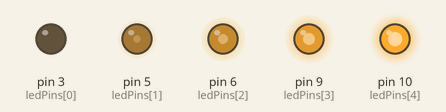
Bench run of a sketch on a simulated Arduino Uno, built with avr-gcc and run on an emulated ATmega328P. Shown: output pins drawn as LEDs (lit = HIGH).

Above: at 0.1 s.
Timing chart, 0 to 1.6 s (numbered marks = the images above):
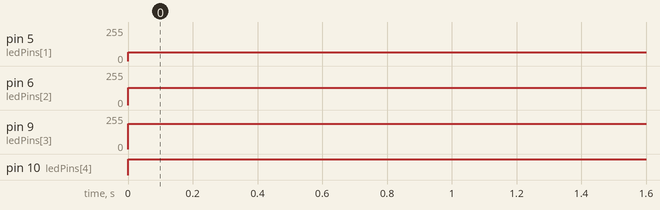

Measured:
- by itself, pin 5 (ledPins[1]): 0/255 → 64/255 at 0.00 s
- by itself, pin 6 (ledPins[2]): 0/255 → 128/255 at 0.00 s
- by itself, pin 9 (ledPins[3]): 0/255 → 191/255 at 0.00 s
- by itself, pin 10 (ledPins[4]): LOW → HIGH at 0.00 s

The sketch:

code.ino
```cpp
const int ledPins[] = {3, 5, 6, 9, 10};
const int brightness[] = {0, 64, 128, 191, 255};

void setup()
{
  for (int i = 0; i < 5; i++) {
        pinMode(ledPins[i], OUTPUT);
  }
}

void loop()
{
  for (int i = 0; i < 5; i++) {
        analogWrite(ledPins[i], brightness[i]);
  }
}
```
